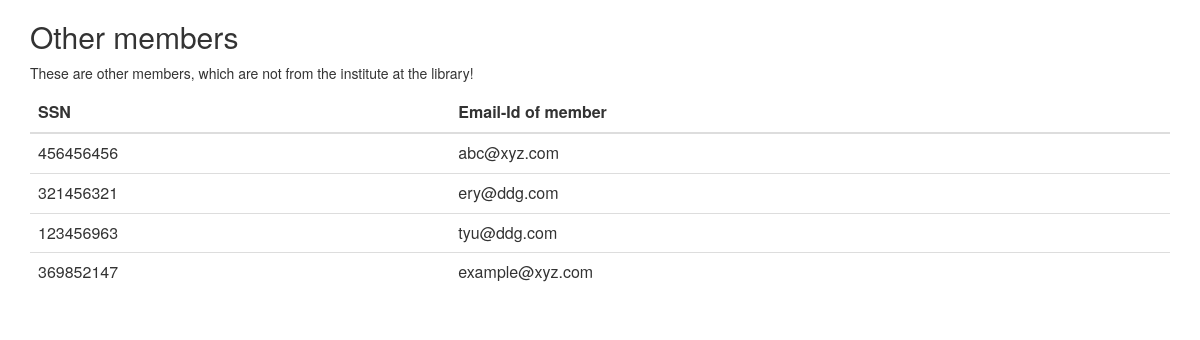
Screenshot of /db/other_members.php with the database file from the repository.
### tables this page shows
CREATE TABLE `other_members` (
  `SSN` int(11) NOT NULL,
  `Email_Id` varchar(100) DEFAULT NULL
);

### db/other_members.php (the view, shortened to what this page needs)
<?php
require("./database.php");
?>
<html lang="en">
<head>
  <link rel="stylesheet" href="https://maxcdn.bootstrapcdn.com/bootstrap/3.4.1/css/bootstrap.min.css">
</head>
<body>
<div class="container">
  <h2>Other members</h2>
  <p>These are other members, which are not from the institute at the library!</p>
  <div class="table-responsive">
  <table class="table table-hover">
    <thead>
      <tr>
        <th>SSN</th>
        <th>Email-Id of member</th>
      </tr>
    </thead>
    <tbody>
        <?php
        $sql = "SELECT * FROM other_members";
        $result = $conn->query($sql);
        if ($result->num_rows > 0) {
            while($row = $result->fetch_assoc()) {
                echo'<tr>
                        <td>'.$row['SSN'].'</td>
                        <td>'.$row['Email_Id'].'</td>
                    </tr>';
                    }
        }
        else {
            echo "<tr colspan = '2'><td>No Members To Display</td><tr>";
        }
        ?>
    </tbody>
  </table>
</div>
</div>
</body>
</html>

### rows the page displays
other_members: SSN "456456456", Email_Id "abc@xyz.com"
other_members: SSN "321456321", Email_Id "ery@ddg.com"
other_members: SSN "123456963", Email_Id "tyu@ddg.com"
other_members: SSN "369852147", Email_Id "example@xyz.com"
